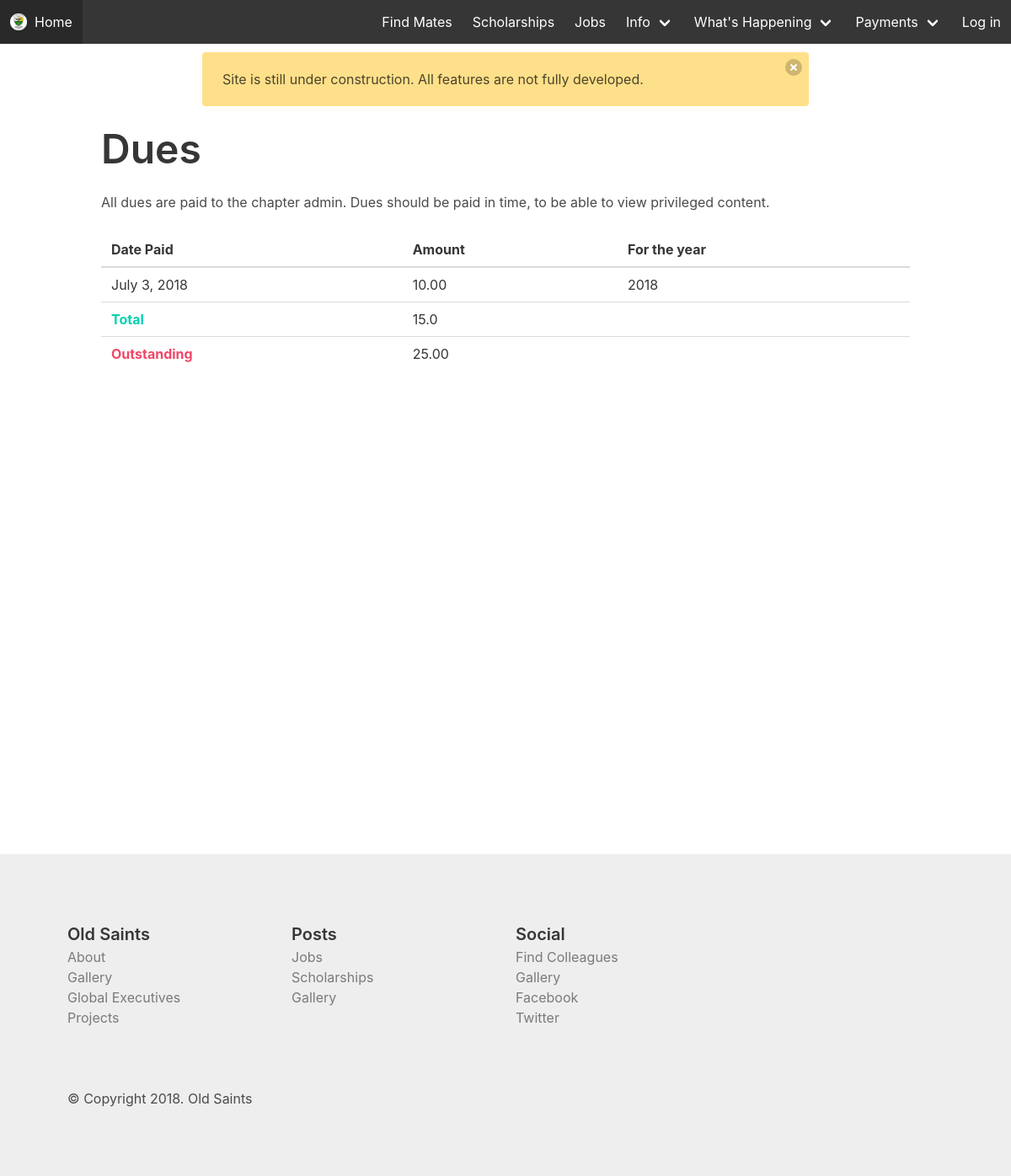
/dues/, run on an earlier commit of the app's database.
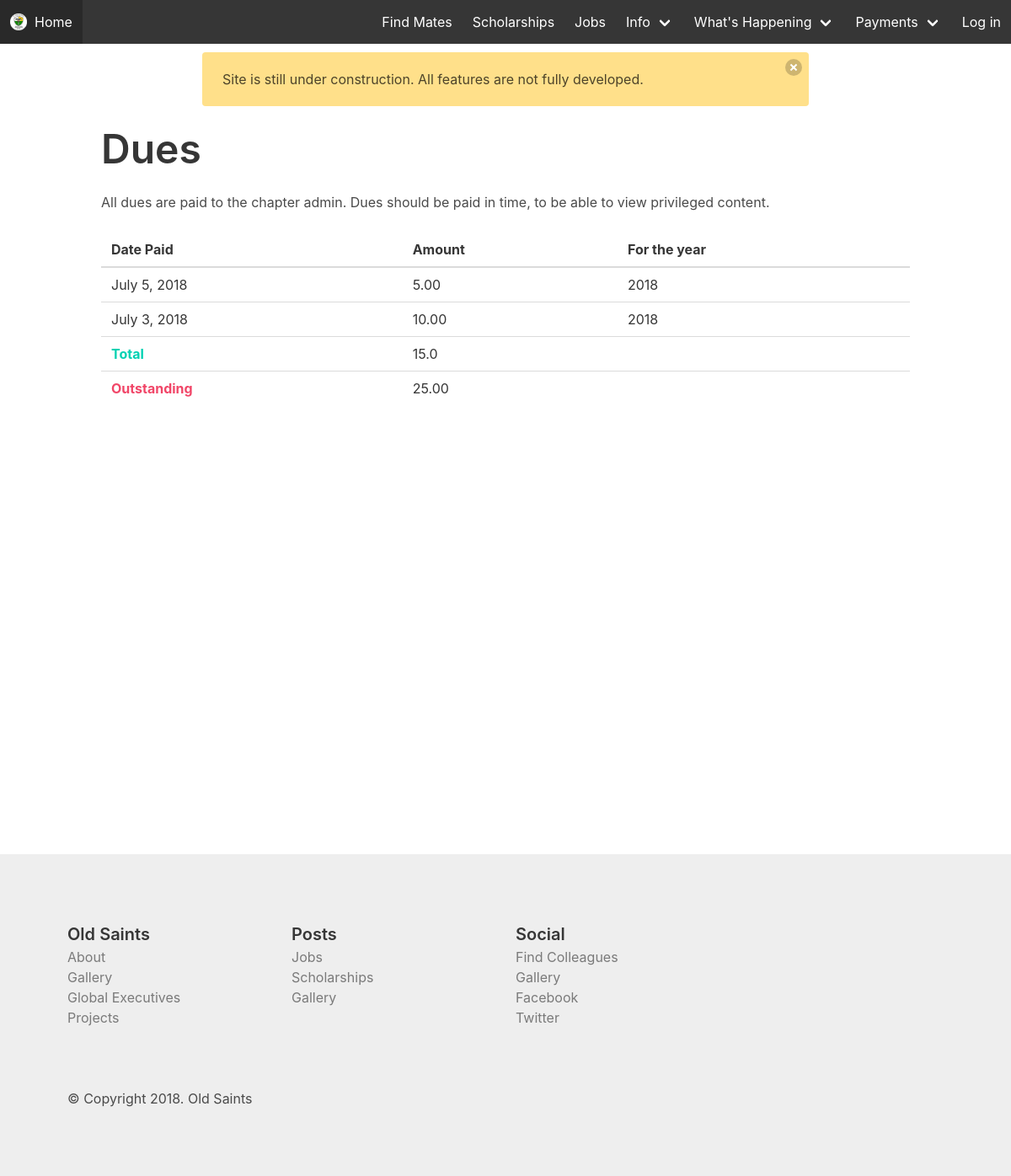
And on a later commit of the database.
### web/models.py (models this page shows)
class Dues(models.Model):
    alumnum = models.ForeignKey(Alumnum, related_name="dues", on_delete=models.CASCADE)
    amount = models.DecimalField(default=0.0, max_digits=10, decimal_places=2)
    date_paid = models.DateField(auto_now=True)
    for_how_many_months = models.PositiveIntegerField(default=1)
    year = models.PositiveIntegerField(default=2018)
    class Meta:
        verbose_name_plural = "Dues"
        ordering = ('-date_paid', )

### web/views.py (the view)
# urls.py: url(r'^dues/$', views.dues, name="dues"),
def dues(request):
    context = {
        "dues": Dues.objects.all(),
        "total": 15.00
    }
    return render(request, "web/dues.html", context)

### web/templates/web/dues.html
{% extends "web/base.html" %} {% block main_title %} Dues {% endblock main_title %} {% block content %}
<div class="container">
    <p class="title is-1">Dues</p>
    <p>All dues are paid to the chapter admin. Dues should be paid in time, to be able to view privileged content. </p>
    <br>
    <table class="table is-fullwidth">
        <thead>
            <tr>
                <th>Date Paid</th>
                <th>Amount</th>
                <th>For the year</th>
            </tr>
        </thead>
        <tbody>
            {% for item in dues %}
            <tr>
                <td>{{item.date_paid}}</td>
                <td>{{item.amount}}</td>
                <td>{{item.year}}</td>
            </tr>
            {% endfor %}
            <tr>
                <td>
                    <strong class="has-text-primary">Total</strong>
                </td>
                <td>{{total}}</td>
                <td></td>
            </tr>
            <tr>
                <td>
                    <strong class="has-text-danger">Outstanding</strong>
                </td>
                <td>25.00</td>
                <td></td>
            </tr>
        </tbody>
    </table>
</div>
{% endblock content %}

What changed in the data, as far as the page shows it:
added Dues: date_paid "July 5, 2018", amount "5.00", year "2018"
